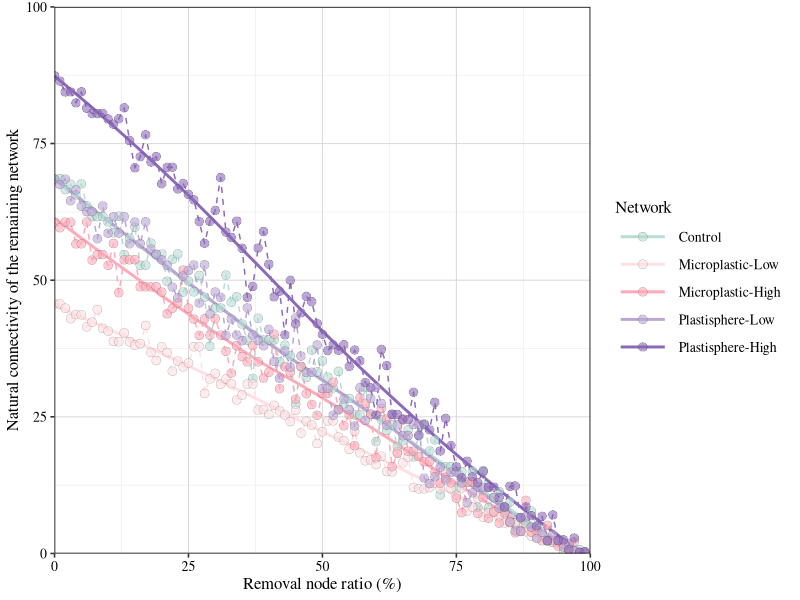

The R source for this figure:
library(ggplot2)
library(grid)

# Read the natural connectivity series for the manuscript figure.
dat <- read.csv(
  "Figure_5/Fig5l_Network_Robustness.csv",
  fileEncoding = "UTF-8-BOM", check.names = FALSE
)

# Define the group order and colour palette
groups <- c(
  "Control", "Microplastic-Low", "Microplastic-High",
  "Plastisphere-Low", "Plastisphere-High"
)

colors <- c(
  "Control" = "#b6dcd5",
  "Microplastic-Low" = "#ffe0e2",
  "Microplastic-High" = "#ffaab9",
  "Plastisphere-Low" = "#baa5d5",
  "Plastisphere-High" = "#8c69b9"
)

dat$network <- factor(dat$network, levels = groups)

# Draw the robustness plot
p <- ggplot(dat, aes(remove_node, values)) +
  geom_smooth(
    aes(color = network),
    se = FALSE,
    show.legend = TRUE
  ) +
  geom_line(
    aes(group = network, color = network),
    linewidth = 0.5,
    linetype = "dashed",
    show.legend = FALSE
  ) +
  geom_point(
    aes(fill = network),
    color = "black",
    alpha = 0.6,
    size = 3,
    shape = 21,
    stroke = 0.1,
    show.legend = TRUE
  ) +
  scale_color_manual(
    name = "Network",
    values = colors,
    breaks = groups
  ) +
  scale_fill_manual(
    name = "Network",
    values = colors,
    breaks = groups
  ) +
  scale_x_continuous(
    name = "Removal node ratio (%)",
    breaks = seq(0, 100, 25),
    expand = c(0, 0)
  ) +
  scale_y_continuous(
    name = "Natural connectivity of the remaining network",
    breaks = seq(0, 100, 25),
    expand = c(0, 0)
  ) +
  coord_cartesian(
    xlim = c(0, 100),
    ylim = c(0, 100),
    expand = FALSE
  ) +
  theme_bw(base_size = 12, base_family = "serif") +
  theme(
    legend.position = "right",
    legend.title = element_text(size = 12),
    legend.text = element_text(size = 10),
    legend.key.width = unit(14, "mm"),
    legend.key.height = unit(7, "mm"),
    legend.spacing.y = unit(2, "mm"),
    axis.title = element_text(size = 12, color = "black"),
    axis.text = element_text(size = 10, color = "black"),
    panel.grid.major = element_line(color = "grey85", linewidth = 0.35),
    panel.grid.minor = element_line(color = "grey93", linewidth = 0.25),
    panel.border = element_rect(
      color = "black", fill = NA, linewidth = 0.5
    ),
    plot.title = element_blank(),
    plot.margin = margin(5, 8, 5, 5)
  )

if (interactive()) print(p)

# Export the figure and calculated data
ggsave(
  "Figure_5/Robustness.pdf",
  plot = p,
  width = 160,
  height = 105,
  units = "mm"
)

write.csv(
  dat,
  "Figure_5/Robustness_data.csv",
  row.names = FALSE
)
